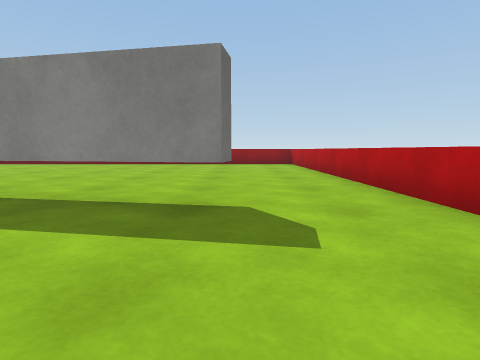
View 1 (above)

16 first-person views from a walk through a 3-D level made in the Unity game engine. The camera is 0.34 m above the floor, tilts 6° down and sees 80° across. The floor is counted in squares, 0.5 m on a side. Each view is taken from the middle of a square. On the plan, view 1 faces up. The plan holds only what a view shows up to about 9 squares ahead; the rest is blank. Surface patterns are stand-ins for the level's own textures.

View 2
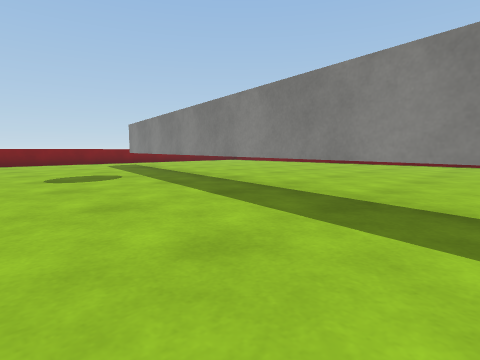

View 3
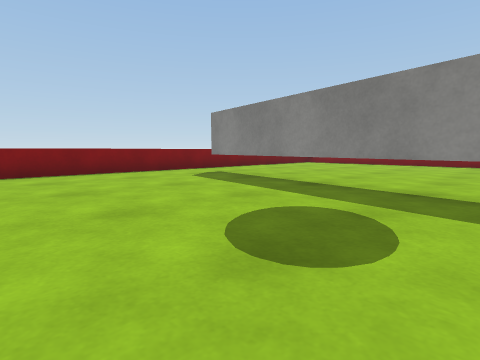

View 4
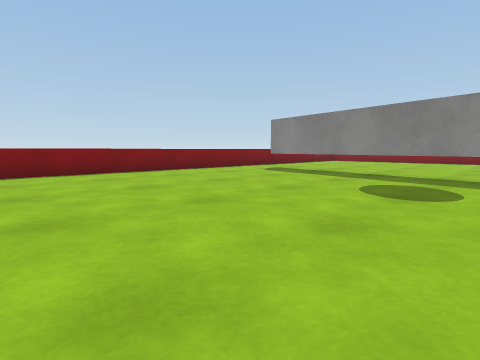

View 5
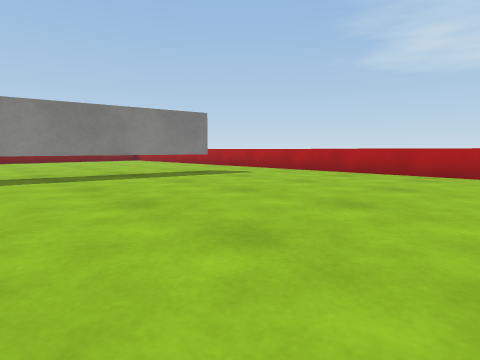

View 6
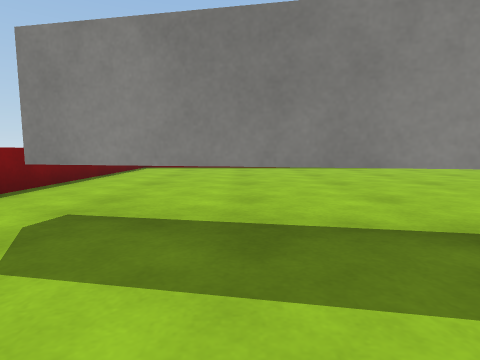

View 7
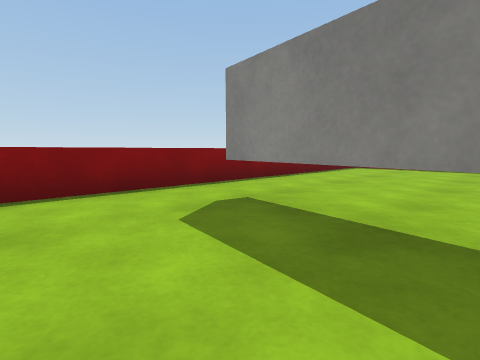

View 8
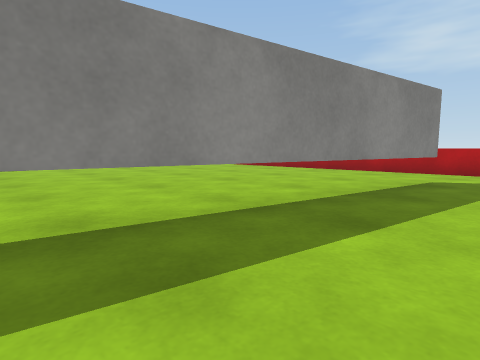

View 9
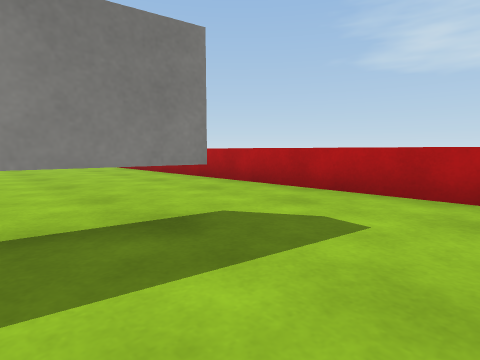

View 10
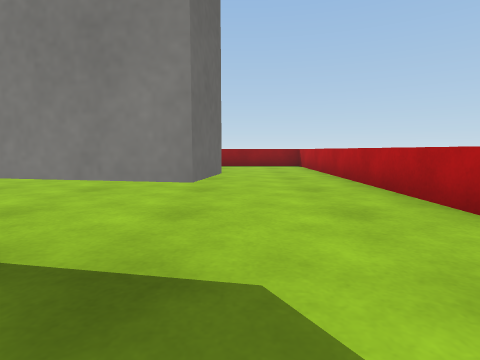

View 11
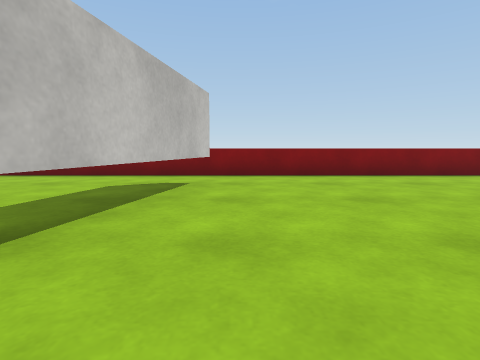

View 12
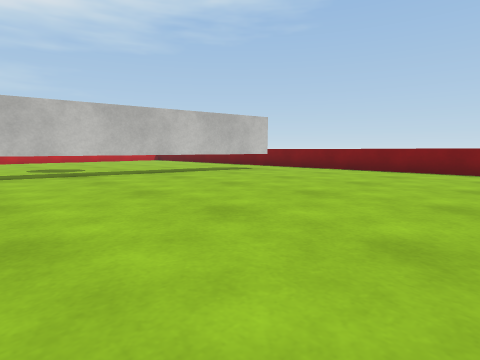

View 13
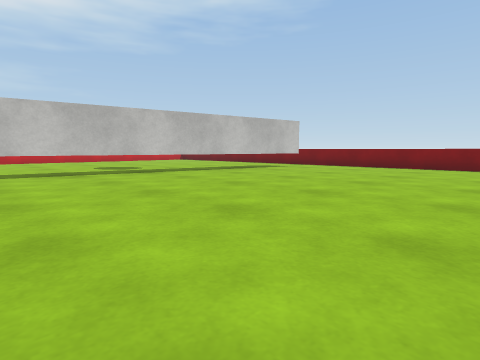

View 14
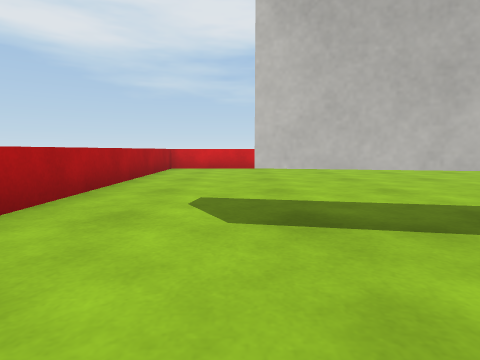

View 15
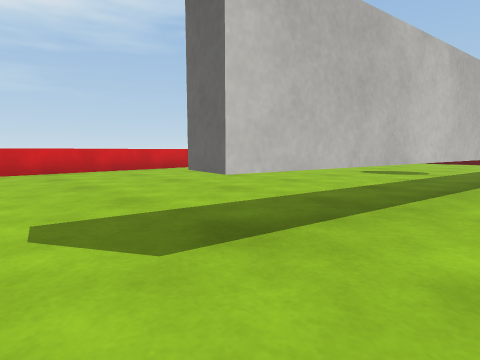

View 16
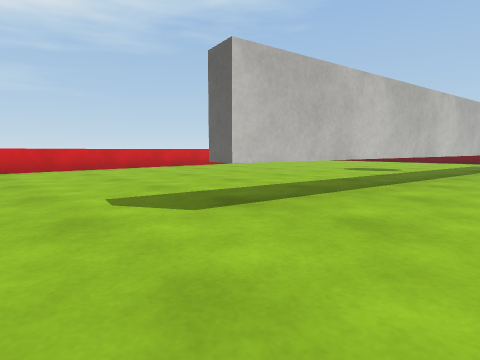

### Floor plan
Key: @ floor where view 1 was taken; # wall or solid block; . floor; T thing the floor can be seen under or through.
Columns run from 16 left of view 1 to 3 right of it. Each row starts with its distance up from view 1.
 14 #
 13 #............
 12 #............  ..
 11 #..................#
 10 #..................#
  9 #..................#
  8 #..................#
  7 #..................#
  6 #.TTTTT............#
  5 #....TTTTTTT.......#
  4 #.........TTTTTTT..#
  3 #..................#
  2 #..................#
  1 #..................#
  0 #...............@..#
 -1 #..................#
 -2 #..................#
 -3     ...............#
 -4           ........
 -5               ####

Where each view was taken, in squares from view 1:
view 1: 0 up, 0 right, facing up
view 2: 0 up, 1 left, facing up-left
view 3: 0 up, 7 left, facing up-left
view 4: 3 down, 7 left, facing up-left
view 5: 4 down, 6 left, facing up-right
view 6: 3 up, 12 left, facing up
view 7: 3 up, 11 left, facing up-left
view 8: 2 up, 7 left, facing up-right
view 9: 1 up, 2 left, facing up-right
view 10: 2 up, 0 right, facing up
view 11: 7 up, 8 left, facing left
view 12: 13 up, 6 left, facing down-left
view 13: 13 up, 4 left, facing down-left
view 14: 6 up, 0 right, facing down
view 15: 5 up, 1 right, facing down-left
view 16: 6 up, 2 right, facing down-left
